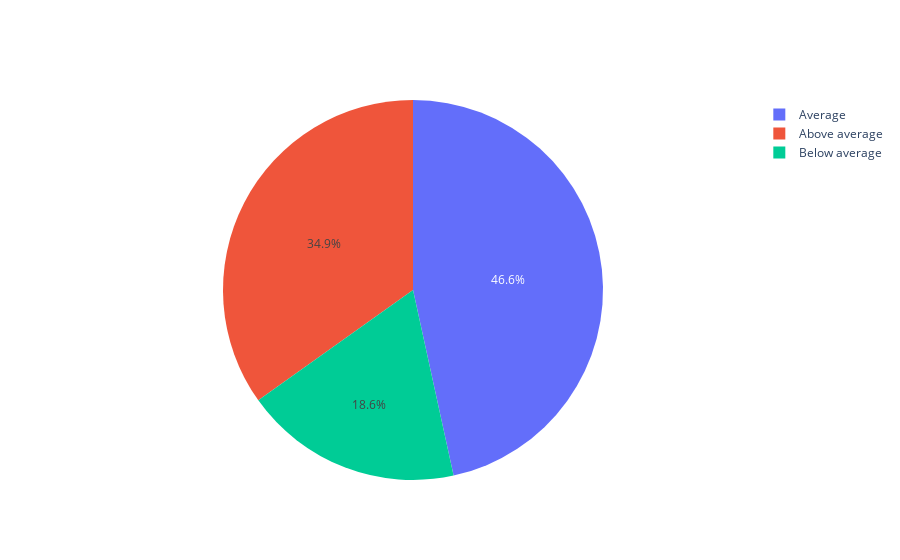

Notebook code for this chart:
### Code cell
fig = go.Figure(data=[go.Pie(labels=soc_keys, values=soc_vals)])
fig.show()

### Figure 1 — Plotly figure (JSON) as saved in the notebook; plotly's stock layout.template omitted (floating-point values rounded to 4 significant figures)
{"data": [{"labels": ["Above average", "Average", "Below average"], "type": "pie", "values": [0.3414, 0.4561, 0.1818]}], "layout": {}}
